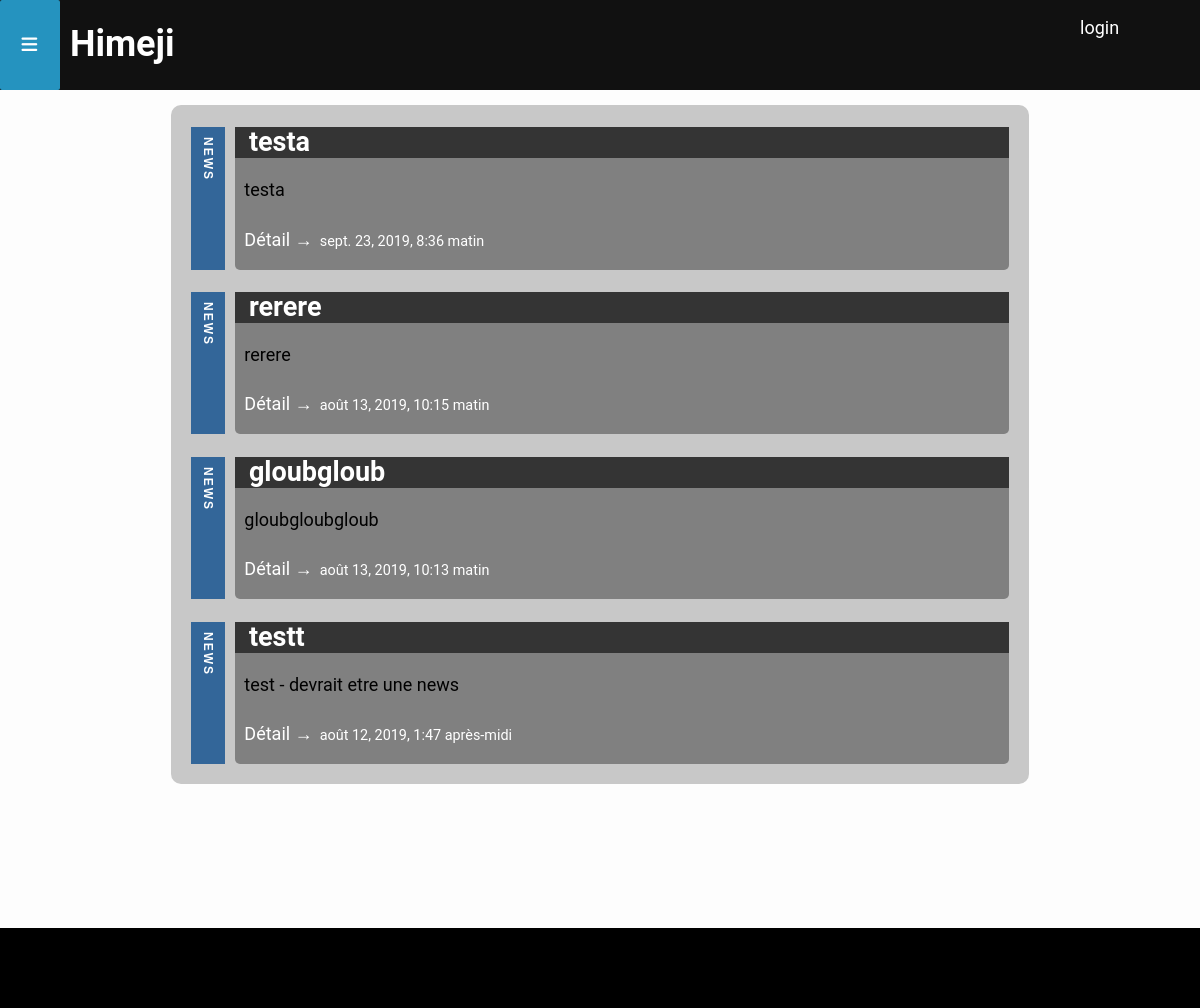
Page /news/ on the committed database.
### website/models.py (models this page shows, shortened)
class Post(models.Model):
    title = models.CharField(max_length=200, unique=True)
    slug = models.SlugField(max_length=200, unique=True, default="")
    content = models.TextField(default="")
    created_on = models.DateTimeField(auto_now_add=True, blank=True)
    updated_on = models.DateTimeField(auto_now=True)
    status = models.IntegerField(choices=STATUS, default=0)
    category = models.CharField(max_length=255, choices=CAT, default=0)
    class Meta:
        ordering = ['-created_on']

### website/views.py (the view)
# urls.py: path('news/', views.PostList.as_view(), name='news'),
class PostList(generic.ListView):
    queryset = Post.objects.filter(status=1, category="News").order_by('-created_on')
    template_name = 'news.html'
    paginate_by = 5

### templates/news.html (shortened to what this page needs)
<!DO{% extends "base.html" %}
{% block content %}
<div class="content">
<div class="news-main">
            {% for post in post_list %}
             <aside class="{% if "Savoir" in post.category %}cat-knowledge{% endif %}{% if "News" in post.category %}cat-news{% endif %}"><h4>{{ post.category }}</h4><div class="card">
                    <div class="card-header"><h2 class="card-title">&nbsp;&nbsp;{{ post.title }}</h2></div>
                    <p class="card-text">&nbsp;&nbsp;{{post.content|slice:":200" }}</p>
                    <a href="{% url 'website:post_detail' post.slug  %}" class="btn btn-primary">&nbsp;&nbsp;Détail &rarr;</a><p class="card-date">&nbsp;&nbsp;{{ post.created_on }} </p>
               </div></aside>
            {% endfor %}
</div>
</div>
{%endblock%}

### static/css/style.css (style rules this page uses)
*, *::after, *::before { -moz-box-sizing: border-box; box-sizing: border-box; }
html, body, .grid-container { min-height: 100vh; margin: 0; }
a { text-decoration: none; color:white; }
body { font-family: "Roboto", sans-serif; font-size: 18px; background-color: #fdfdfd; }
.grid-container * { position: relative; }
.grid-container *:after { position: absolute; top: 0; left: 0; }
.content { grid-area: content;background-color:rgba(200,200,200,100);margin-top:15px;margin-bottom:15px;border-radius:10px;transition:all 0.5s ; }
.news-main { margin:20px; }
.card { background-color: grey;border-radius: 5px;padding-bottom:5px;margin-top:20px;height:fit-content; }
.card-header { background-color: #343434;color:white; }
.card-date { display:inline-block;font-size:0.8em;color:white;text-align: right; }
aside { display: block; position: relative; }
aside h4 { font: bold 12px Sans-Serif; letter-spacing: 2px; text-transform: uppercase; color: #fff; padding: 5px 10px; margin: 0 0 10px 0; line-height: 24px; }
.csstransforms .cat-news { border-left-color: #369; }
.csstransforms aside { border-left: 34px solid; padding-left: 10px; }
.csstransforms aside h4 { position: absolute; top: 0; left: 0; background: none; -webkit-transform-origin: 0 0; -moz-transform-origin: 0 0; -ms-transform-origin: 0 0; -o-transform-origin: 0 0; -webkit-transform: rotate(90deg); -moz-transform: rotate(90deg); -ms-transform: rotate(90deg); -o-transform: rotate(90deg); }

### rows in the picture
Post: category "NEWS", title "testa", content "testa", created_on "sept. 23, 2019, 8:36 matin"
Post: category "NEWS", title "rerere", content "rerere", created_on "août 13, 2019, 10:15 matin"
Post: category "NEWS", title "gloubgloub", content "gloubgloubgloub", created_on "août 13, 2019, 10:13 matin"
Post: category "NEWS", title "testt", content "test - devrait etre une news", created_on "août 12, 2019, 1:47 après-midi"
